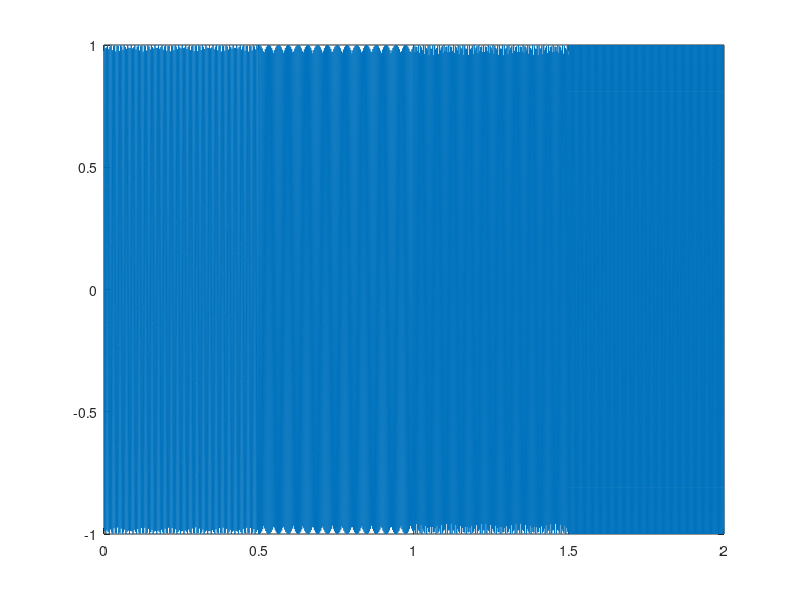
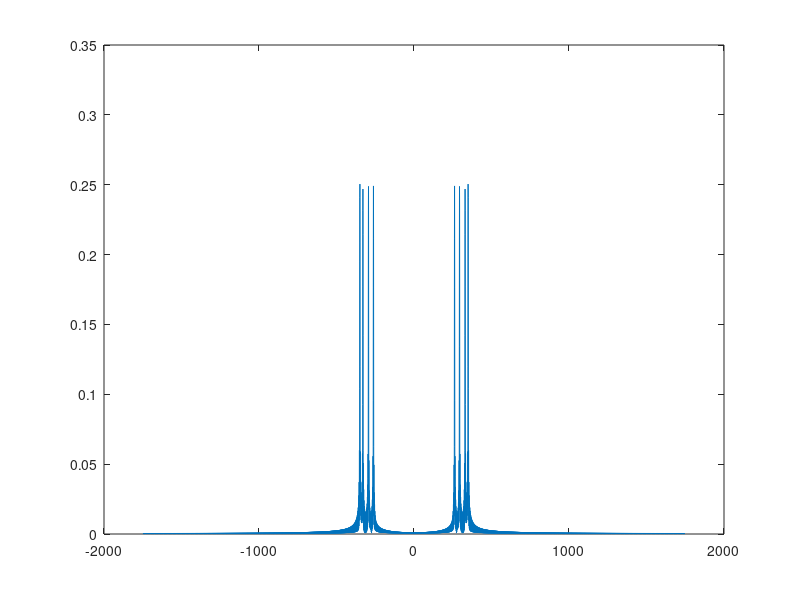
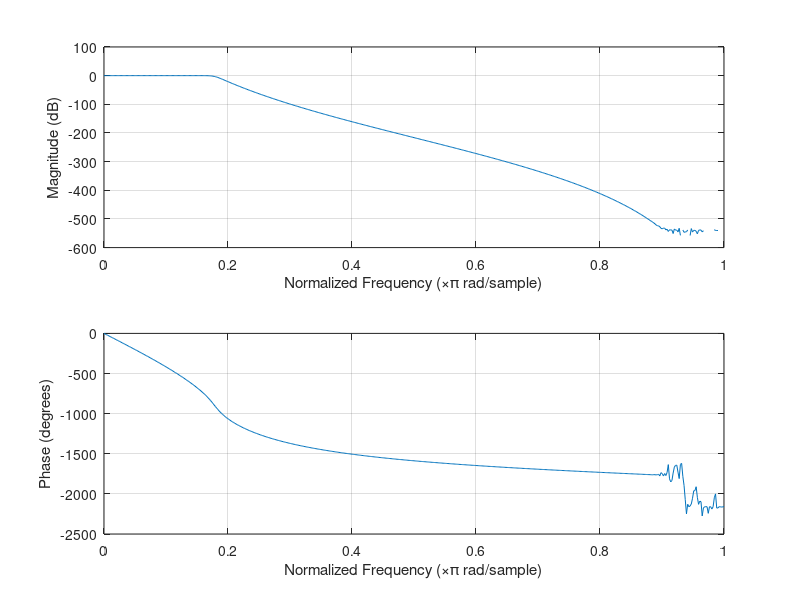
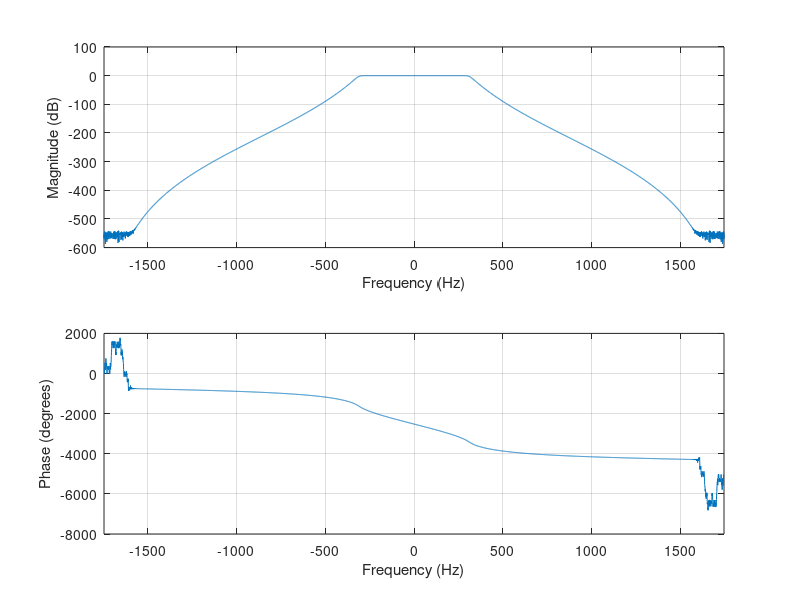

Reproduce these figures in MATLAB, in order.
fo = 440;
a = 2^(1/12);
fn9 = fo*a^(-9); %Frequency of DO
fn7 = fo*a^(-7); %Frequency of RE
fn5 = fo*a^(-5); %Frequency of MI
fn4 = fo*a^(-4); %Frequency of FA
arr = [fn9 fn7 fn5 fn4];
fs = 10*max(arr); %sampling frequency
frmsz = round(0.5*fs); %framesize since duration of each musical note is half a second
t = (0:1:frmsz-1)*(1/fs); %time for every signal 
x1t = cos(2*pi*fn9*t); 
x2t = cos(2*pi*fn7*t);
x3t = cos(2*pi*fn5*t);
x4t = cos(2*pi*fn4*t);
xt = [x1t, x2t, x3t, x4t]; %concatenation
sound(xt,fs); %sound of DO, RE, MI, FA
audiowrite('soundWavefin.wav', xt, round(fs)); %creates and saves a .wav file with the provided signal (xt)
frmsz = 4*frmsz; %since framesize with original only fit for 1 wave,  there’s now 4 signals concatenated therefore, 4*frmsz
t = (0:1:frmsz-1)*(1/fs); %updated time after frmsz got changed
figure; plot(t, xt);
E_xt = sum(abs(xt.^2))/fs; %energy of xt
xf = fftshift(fft(xt))/fs; %(xf) is frequency spectrum of xt
f = ((-frmsz/2):1:(frmsz/2)-1)*(fs/frmsz); %frequency
figure; plot(f, abs((xf)));
E_xf = sum(abs(xf.^2))*(fs/frmsz); %energy of xt from its frequency spectrum (xf)
fcutoff = (fn5 + fn7)/2; %cut-off frequency
[b, a] = butter(20, fcutoff/(fs/2)); %creation of low-pass filter using butter
figure; freqz(b,a);%plots magnitude and phase response of low pass filter [0 to (frmsz/2)-1]
figure; freqz(b,a,[f],fs); %plots magnitude and phase response of low pass filter [(frmsz/2) to (frmsz/2)-1]
y1t = filter(b,a,xt); %y1t is xt after applying low pass filter
sound(y1t,fs); %sound of DO, RE, MI, FA after low pass filter
audiowrite('lowPass.wav', y1t, round(fs)); %creates and saves .wav file for the provided signal (y1t)
figure; plot(t, y1t); 
E_y1t = sum(abs(y1t.^2))/fs; %energy of the signal y1t
y1f = fftshift(fft(y1t))/fs; %(y1f) is frequency spectrum of y1t
f = ((-frmsz/2):1:(frmsz/2)-1)*(fs/frmsz); %frequency (reassuring)
figure; plot(f, abs((y1f)));
E_y1f = sum(abs(y1f.^2))*(fs/frmsz); %energy of signal y1f 
fcutoff = (fn5 + fn7)/2;  %cut-off frequency
[Bh,Ah] = butter(20,fcutoff/(fs/2),'high'); %creation of high-pass filter using butter
figure; freqz(Bh,Ah);%plots magnitude and phase response of high pass pass filter [0 to (frmsz/2)-1]
figure; freqz(Bh,Ah,[f],fs);%plots magnitude and phase response of high pass pass filter [(frmsz/2) to (frmsz/2)-1]
y2t = filter(Bh,Ah,xt); %y2t is xt after applying high pass filter
sound(y2t,fs); %sound of DO, RE, MI, FA after high pass filter
audiowrite('highPass.wav', y2t, round(fs)); %creates and saves .wav file for the provided signal (y2t)
figure; plot(t,y2t);
E_y2t = sum(abs(y2t.^2))/fs; %energy of the signal y2t
y2f = fftshift(fft(y2t))/fs; %(y2f) is frequency spectrum of y2t 
f = ((-frmsz/2):1:(frmsz/2)-1)*(fs/frmsz); %frequency (reassuring)
figure; plot(f, abs((y2f)));
E_y2f = sum(abs(y2f.^2))*(fs/frmsz); %energy of signal y2f 